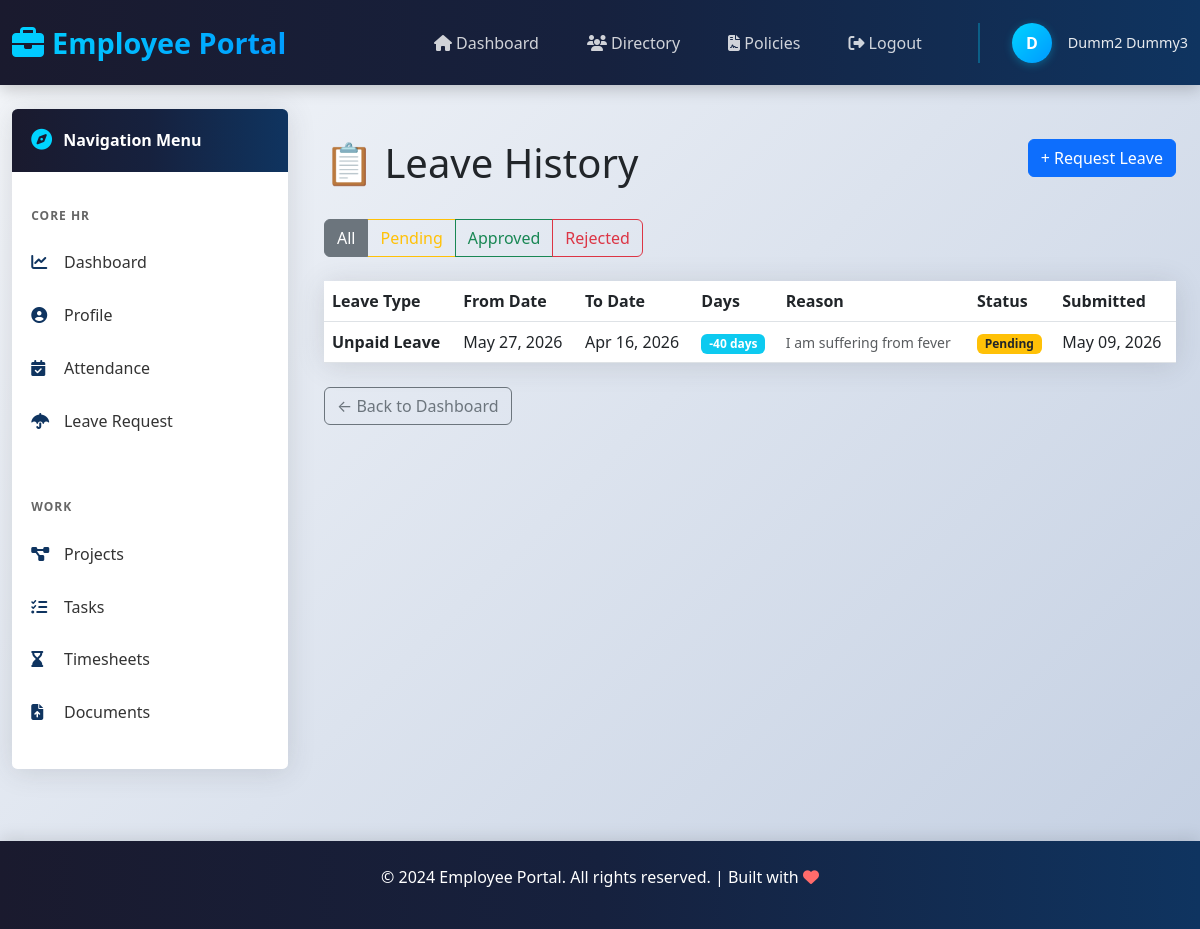
The page /accounts/leave/history/ (signed in) on the database its author committed.
### accounts/models.py (models this page shows, shortened)
class CustomUser(AbstractUser):
    ROLE_CHOICES = (
        ('HR', 'HR Admin'),
        ('MANAGER', 'Manager'),
        ('CEO', 'CEO'),
    )
    role = models.CharField(max_length=20, choices=ROLE_CHOICES)

class LeaveRequest(models.Model):
    LEAVE_TYPE_CHOICES = [
        ('PL', 'Paid Leave'),
        ('UL', 'Unpaid Leave'),
        ('SL', 'Sick Leave'),
        ('CL', 'Casual Leave'),
        ('ML', 'Maternity Leave'),
    ]
    STATUS_CHOICES = [
        ('P', 'Pending'),
        ('A', 'Approved'),
        ('R', 'Rejected'),
    ]
    HALF_DAY_CHOICES = [
        ('FULL', 'Full Day'),
        ('MORNING', 'Morning (Half Day)'),
        ('AFTERNOON', 'Afternoon (Half Day)'),
    ]
    employee = models.ForeignKey(Employee, on_delete=models.CASCADE, related_name='leave_requests')
    leave_type = models.CharField(max_length=2, choices=LEAVE_TYPE_CHOICES)
    start_date = models.DateField()
    end_date = models.DateField()
    half_day_option = models.CharField(max_length=10, choices=HALF_DAY_CHOICES, default='FULL')
    reason = models.TextField()
    status = models.CharField(max_length=1, choices=STATUS_CHOICES, default='P')
    approved_by = models.ForeignKey(settings.AUTH_USER_MODEL, null=True, blank=True, on_delete=models.SET_NULL, related_name='approved_leaves')
    approval_date = models.DateTimeField(null=True, blank=True)
    created_at = models.DateTimeField(auto_now_add=True)
    updated_at = models.DateTimeField(auto_now=True)
    class Meta:
        ordering = ['-created_at']
    @property
    def days_requested(self):
        days = (self.end_date - self.start_date).days + 1
        if self.half_day_option != 'FULL':
            days = days - 0.5
        return days

### accounts/views.py (the view)
# urls.py: path('leave/history/', views.leave_history, name='leave_history'),
@login_required(login_url='login')
def leave_history(request):
    employee = _get_current_employee(request)
    if employee is None and not (request.user.is_superuser or _is_hr(request.user)):
        messages.error(request, 'Employee profile not found.')
        return redirect('dashboard')
    if request.user.is_superuser or _is_hr(request.user):
        leaves = LeaveRequest.objects.all().order_by('-created_at')
        show_employee_column = True
    elif _is_manager(request.user):
        leaves = LeaveRequest.objects.filter(
            Q(employee=employee) | Q(employee__manager=employee)
        ).order_by('-created_at')
        show_employee_column = True
    else:
        leaves = LeaveRequest.objects.filter(employee=employee).order_by('-created_at')
        show_employee_column = False
    status = request.GET.get('status')
    if status:
        leaves = leaves.filter(status=status)
    manageable_leave_ids = [leave.id for leave in leaves if _can_manage_leave(request.user, leave)]
    context = {
        'leaves': leaves,
        'current_status': status,
        'show_employee_column': show_employee_column,
        'manageable_leave_ids': manageable_leave_ids,
    }
    return render(request, 'accounts/leave_history.html', context)

### accounts/views.py (called while the page is built)
def _get_current_employee(request):
    try:
        return Employee.objects.get(user=request.user)
    except Employee.DoesNotExist:
        return None

def _is_hr(user):
    return user.is_superuser or getattr(user, 'role', '') == 'HR'

def _is_manager(user):
    return user.is_superuser or getattr(user, 'role', '') == 'MANAGER'

def _can_manage_leave(user, leave_request):
    if user.is_superuser or _is_hr(user):
        return True
    if _is_manager(user):
        manager = leave_request.employee.manager
        return manager is not None and manager.user == user
    return False

### accounts/templates/accounts/leave_history.html (shortened to what this page needs)
{% extends 'base.html' %}
{% block content %}
<div class="container">
    <div class="row mb-4">
        <div class="col-md-8">
            <h1 class="display-6">📋 Leave History</h1>
        </div>
        <div class="col-md-4 text-end">
            <a href="{% url 'leave_request' %}" class="btn btn-primary">+ Request Leave</a>
        </div>
    </div>
    <div class="row mb-4">
        <div class="col-12">
            <div class="btn-group" role="group">
                <a href="{% url 'leave_history' %}" class="btn btn-outline-secondary {% if not current_status %}active{% endif %}">All</a>
                <a href="?status=P" class="btn btn-outline-warning {% if current_status == 'P' %}active{% endif %}">Pending</a>
                <a href="?status=A" class="btn btn-outline-success {% if current_status == 'A' %}active{% endif %}">Approved</a>
                <a href="?status=R" class="btn btn-outline-danger {% if current_status == 'R' %}active{% endif %}">Rejected</a>
            </div>
        </div>
    </div>
    {% if leaves %}
    <div class="card">
        <div class="card-body p-0">
            <div class="table-responsive">
                <table class="table table-hover mb-0">
                    <thead>
                        <tr class="bg-light">
                            <th>Leave Type</th>
                            <th>From Date</th>
                            <th>To Date</th>
                            <th>Days</th>
                            <th>Reason</th>
                            <th>Status</th>
                            <th>Submitted</th>
                        </tr>
                    </thead>
                    <tbody>
                        {% for leave in leaves %}
                        <tr>
                            <td>
                                <strong>{{ leave.get_leave_type_display }}</strong>
                            </td>
                            <td>{{ leave.start_date|date:"M d, Y" }}</td>
                            <td>{{ leave.end_date|date:"M d, Y" }}</td>
                            <td>
                                <span class="badge bg-info">{{ leave.days_requested }} days</span>
                            </td>
                            <td>
                                <small class="text-muted" title="{{ leave.reason }}">
                                    {{ leave.reason|truncatewords:5 }}
                                </small>
                            </td>
                            <td>
                                {% if leave.status == 'P' %}
                                    <span class="badge bg-warning text-dark">Pending</span>
                                {% elif leave.status == 'A' %}
                                    <span class="badge bg-success">Approved</span>
                                {% else %}
                                    <span class="badge bg-danger">Rejected</span>
                                {% endif %}
                            </td>
                            <td>{{ leave.created_at|date:"M d, Y" }}</td>
                        </tr>
                        {% endfor %}
                    </tbody>
                </table>
            </div>
        </div>
    </div>
    {% else %}
    <div class="alert alert-info" role="alert">
        <strong>No leave requests found!</strong> You haven't submitted any leave requests yet.
        <a href="{% url 'leave_request' %}" class="alert-link">Submit a request now</a>
    </div>
    {% endif %}
    <div class="mt-4">
        <a href="{% url 'dashboard' %}" class="btn btn-outline-secondary">← Back to Dashboard</a>
    </div>
</div>
{% endblock %}

### templates/base.html (shortened to what this page needs)
<!DOCTYPE html>
<html lang="en">
<head>
    <link href="https://cdn.jsdelivr.net/npm/bootstrap@5.3.0/dist/css/bootstrap.min.css" rel="stylesheet">
    <link rel="stylesheet" href="https://cdnjs.cloudflare.com/ajax/libs/font-awesome/6.4.0/css/all.min.css">
</head>
<body>
    <nav class="navbar navbar-expand-lg navbar-dark">
        <div class="container-fluid">
            <a class="navbar-brand" href="{% url 'dashboard' %}">
                <i class="fas fa-briefcase"></i>
                <span>Employee Portal</span>
            </a>
            <div class="collapse navbar-collapse" id="navbarNav">
                <ul class="navbar-nav ms-auto">
                    {% if user.is_authenticated %}
                        <li class="nav-item">
                            <a class="nav-link" href="{% url 'dashboard' %}">
                                <i class="fas fa-home"></i> Dashboard
                            </a>
                        </li>
                        <li class="nav-item">
                            <a class="nav-link" href="{% url 'directory' %}">
                                <i class="fas fa-users"></i> Directory
                            </a>
                        </li>
                        <li class="nav-item">
                            <a class="nav-link" href="{% url 'policies' %}">
                                <i class="fas fa-file-contract"></i> Policies
                            </a>
                        </li>
                        <li class="nav-item">
                            <a class="nav-link" href="{% url 'logout' %}">
                                <i class="fas fa-sign-out-alt"></i> Logout
                            </a>
                        </li>
                    {% endif %}
                </ul>
                {% if user.is_authenticated %}
                <div class="navbar-user">
                    <div class="user-avatar">
                        {{ user.first_name|first|upper }}
                    </div>
                    <div class="username">
                        {{ user.get_full_name|default:user.username }}
                    </div>
                </div>
                {% endif %}
            </div>
        </div>
    </nav>
    <div class="container-fluid mt-4">
        <div class="row">
            {% if user.is_authenticated %}
            <aside class="col-lg-3 mb-4">
                <div class="card sidebar-card sticky-top" style="top: 20px;">
                    <div class="sidebar-header">
                        <i class="fas fa-compass"></i>
                        Navigation Menu
                    </div>
                    <div class="nav-section">
                        <div class="nav-section-title">Core HR</div>
                        <div class="list-group list-group-flush">
                            <a class="list-group-item" href="{% url 'dashboard' %}">
                                <i class="fas fa-chart-line"></i> Dashboard
                            </a>
                            <a class="list-group-item" href="{% url 'profile' %}">
                                <i class="fas fa-user-circle"></i> Profile
                            </a>
                            <a class="list-group-item" href="{% url 'attendance' %}">
                                <i class="fas fa-calendar-check"></i> Attendance
                            </a>
                            <a class="list-group-item" href="{% url 'leave_request' %}">
                                <i class="fas fa-umbrella"></i> Leave Request
                            </a>
                        </div>
                    </div>
                    <div class="nav-section">
                        <div class="nav-section-title">Work</div>
                        <div class="list-group list-group-flush">
                            <a class="list-group-item" href="{% url 'projects' %}">
                                <i class="fas fa-project-diagram"></i> Projects
                            </a>
                            <a class="list-group-item" href="{% url 'tasks' %}">
                                <i class="fas fa-tasks"></i> Tasks
                            </a>
                            <a class="list-group-item" href="{% url 'timesheets' %}">
                                <i class="fas fa-hourglass-end"></i> Timesheets
                            </a>
                            <a class="list-group-item" href="{% url 'documents' %}">
                                <i class="fas fa-file-upload"></i> Documents
                            </a>
                        </div>
                    </div>
                    <div class="nav-section">
                    </div>
                </div>
            </aside>
            <main class="col-lg-9">
            {% else %}
            <main class="col-12">
            {% endif %}
                {% block content %}{% endblock %}
            </main>
        </div>
    </div>
    <footer class="text-white text-center py-4 mt-5">
        <p>&copy; 2024 Employee Portal. All rights reserved. | Built with <i class="fas fa-heart" style="color: #ff6b6b;"></i></p>
    </footer>
</body>
</html>

### templates/base.html (style rules this page uses)
* { transition: all 0.3s ease; }
body { background: linear-gradient(135deg, #f5f7fa 0%, #c3cfe2 100%); min-height: 100vh; }
.navbar { background: linear-gradient(90deg, #1a1a2e 0%, #16213e 50%, #0f3460 100%); box-shadow: 0 4px 15px rgba(0, 0, 0, 0.2); padding: 1rem 0; position: sticky; top: 0; z-index: 1030; }
.navbar-brand { font-size: 1.8rem; font-weight: 700; background: linear-gradient(135deg, #00d4ff, #0099ff); -webkit-background-clip: text; -webkit-text-fill-color: transparent; background-clip: text; margin-right: 2rem; display: flex; align-items: center; gap: 0.5rem; }
.navbar-brand i { font-size: 2rem; }
.nav-link { color: rgba(255, 255, 255, 0.8) !important; font-weight: 500; margin: 0 0.5rem; position: relative; padding: 0.5rem 1rem !important; border-radius: 0.3rem; }
.nav-link::after { content: ''; position: absolute; bottom: 0; left: 1rem; width: 0; height: 2px; background: linear-gradient(90deg, #00d4ff, #0099ff); transition: width 0.3s ease; }
.navbar-user { display: flex; align-items: center; gap: 1rem; margin-left: 2rem; padding-left: 2rem; border-left: 2px solid rgba(0, 212, 255, 0.3); }
.navbar-user .user-avatar { width: 40px; height: 40px; border-radius: 50%; background: linear-gradient(135deg, #00d4ff, #0099ff); display: flex; align-items: center; justify-content: center; color: white; font-weight: bold; box-shadow: 0 2px 8px rgba(0, 212, 255, 0.3); }
.navbar-user .username { color: rgba(255, 255, 255, 0.9); font-weight: 500; font-size: 0.9rem; }
.sidebar-card { background: white; border-radius: 12px; box-shadow: 0 8px 32px rgba(0, 0, 0, 0.1); overflow: hidden; max-height: calc(100vh - 140px); overflow-y: auto; border: 1px solid rgba(0, 212, 255, 0.1); }
.sidebar-header { background: linear-gradient(90deg, #1a1a2e 0%, #16213e 50%, #0f3460 100%); color: white; padding: 1.2rem; font-weight: 700; display: flex; align-items: center; gap: 0.7rem; }
.sidebar-header i { font-size: 1.3rem; color: #00d4ff; }
.nav-section { padding: 1rem 0; }
.nav-section-title { padding: 0.7rem 1.2rem; color: #666; font-size: 0.75rem; font-weight: 700; text-transform: uppercase; letter-spacing: 1px; margin-top: 0.5rem; }
.list-group-item { border: none; border-left: 3px solid transparent; padding: 0.9rem 1.2rem; color: #333; display: flex; align-items: center; gap: 0.8rem; font-weight: 500; position: relative; }
.list-group-item i { width: 20px; color: #0f3460; font-size: 1rem; }
main { animation: fadeIn 0.5s ease; }
.container { margin-top: 30px; }
.sticky-top { top: 20px; }
footer { background: linear-gradient(90deg, #1a1a2e 0%, #16213e 50%, #0f3460 100%); margin-top: 4rem; box-shadow: 0 -4px 15px rgba(0, 0, 0, 0.1); }

### accounts/templates/accounts/leave_history.html (style rules this page uses)
.card { border: none; box-shadow: 0 0.15rem 1.75rem 0 rgba(58, 59, 69, 0.15); border-radius: 0.35rem; }

### rows shown on the page
CustomUser: first_name|first "D", get_full_name "Dumm2 Dummy3"
LeaveRequest: leave_type "Unpaid Leave", start_date "May 27, 2026", end_date "Apr 16, 2026", days_requested "-40", reason "I am suffering from fever", status "Pending", created_at "May 09, 2026"
